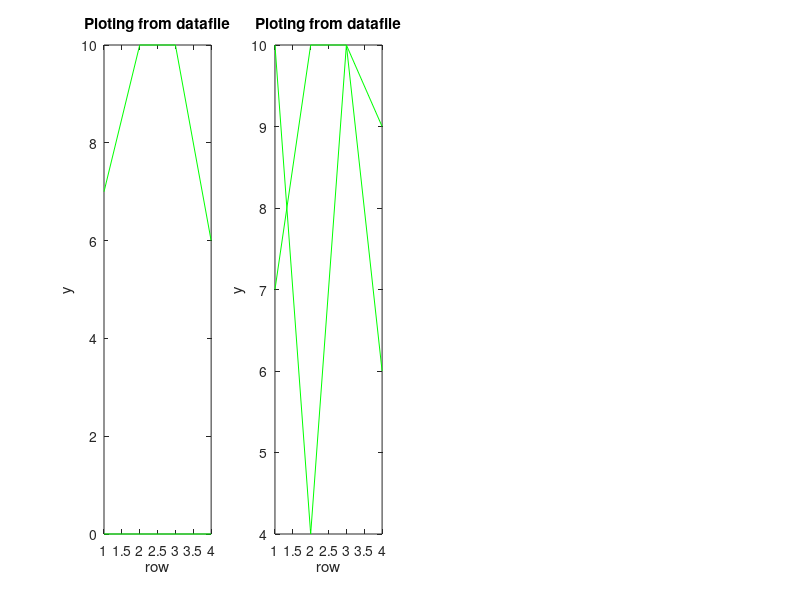

Source code (MATLAB):
% script that reads datas from a file and plot it in graph
load datafile.dat;
y = zeros(size(datafile));
[r c] = size(datafile);
x = 1:c;
for i = 1:r
    for j = 1:c
    y(i,j) = datafile(i,j);
    subplot(1,c,i);
    plot(x,y,'g-');
    xlabel('row');
    ylabel('y');
    title('Ploting from datafile');
    end
end

